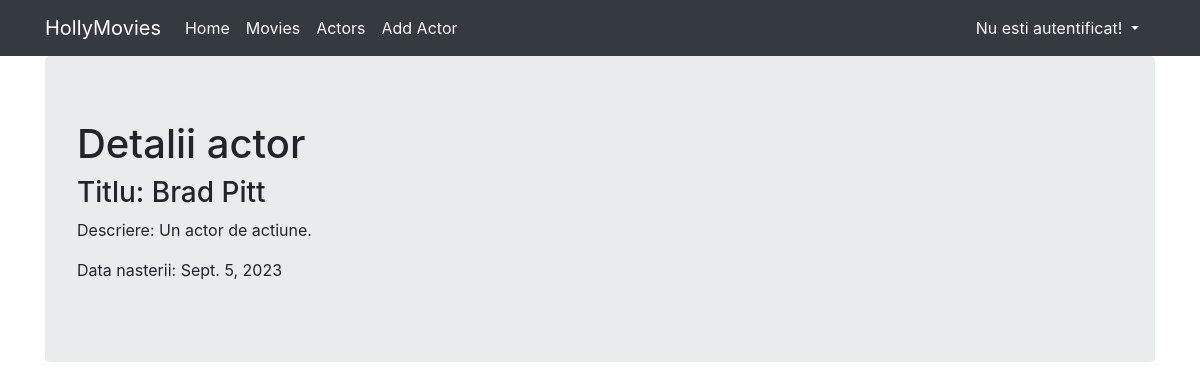
Page /actors/1 on the committed database.
### viewer/models.py (models this page shows, shortened)
class Actor(models.Model):
    name = CharField(max_length=128)
    description = TextField()
    date_of_birth = DateField()

### viewer/views.py (the view)
# urls.py: path('actors/<pk>', ActorsDetail.as_view(), name='actors_detail'),
class ActorsDetail(DetailView):
    template_name = 'actors_detail.html'
    model = Actor

### viewer/templates/actors_detail.html
{% extends 'base.html' %}
{% block content %}
    <h1>Detalii actor</h1>
    <h3>Titlu: {{ object.name }} </h3>
    <p>Descriere: {{ object.description }} </p>
    <p>Data nasterii: {{ object.date_of_birth }} </p>
{% endblock %}

### rows in the picture
Actor: name "Brad Pitt", description "Un actor de actiune.", date_of_birth "Sept. 5, 2023"
